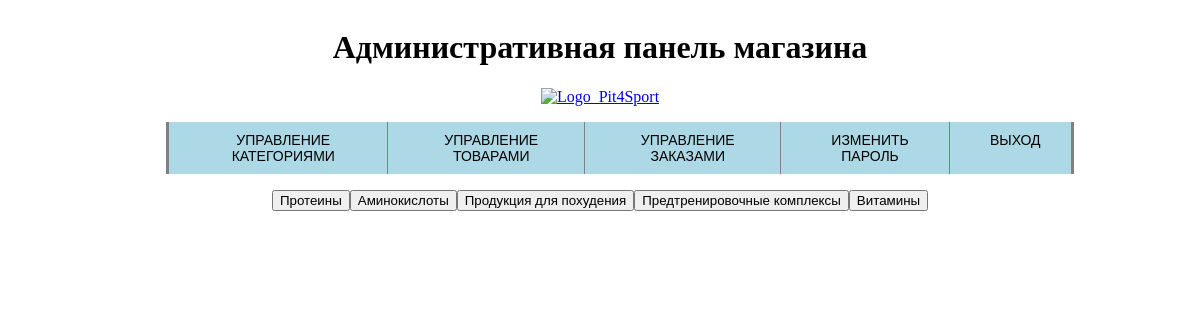
/new_version/change_product.php, run on the app's committed database.
### tables this page shows
CREATE TABLE `catalog_id` (
  `id` int(11) NOT NULL,
  `catalog_name` varchar(128) NOT NULL
);

### new_version/change_product.php (the view, shortened to what this page needs)
<?php
  require_once 'admin_main.php';
?>
<html>
	<head>
	</head>
	<body>
		<form method="post">
			<?php
				$conn = mysqli_connect("localhost", "msarapii", "Inn3315400371", "rush00");
				$select = "
				SELECT catalog_name FROM catalog_id
				;";
				$query = mysqli_query($conn, $select);
				$catalog_id = mysqli_fetch_all($query);
				for ($i=0; $i < count($catalog_id); $i++) {
					echo "<button type=\"submit\" name=\"categ\" value=\"{$catalog_id[$i][0]}\">{$catalog_id[$i][0]}</button>";
				}
			?>
		</form>
	</body>
</html>

### new_version/admin_main.php (style rules this page uses)
body { text-align: center; align-content: center; }

### data on the page
catalog_id: catalog_name "Протеины"
catalog_id: catalog_name "Аминокислоты"
catalog_id: catalog_name "Продукция для похудения"
catalog_id: catalog_name "Предтренировочные комплексы"
catalog_id: catalog_name "Витамины"
